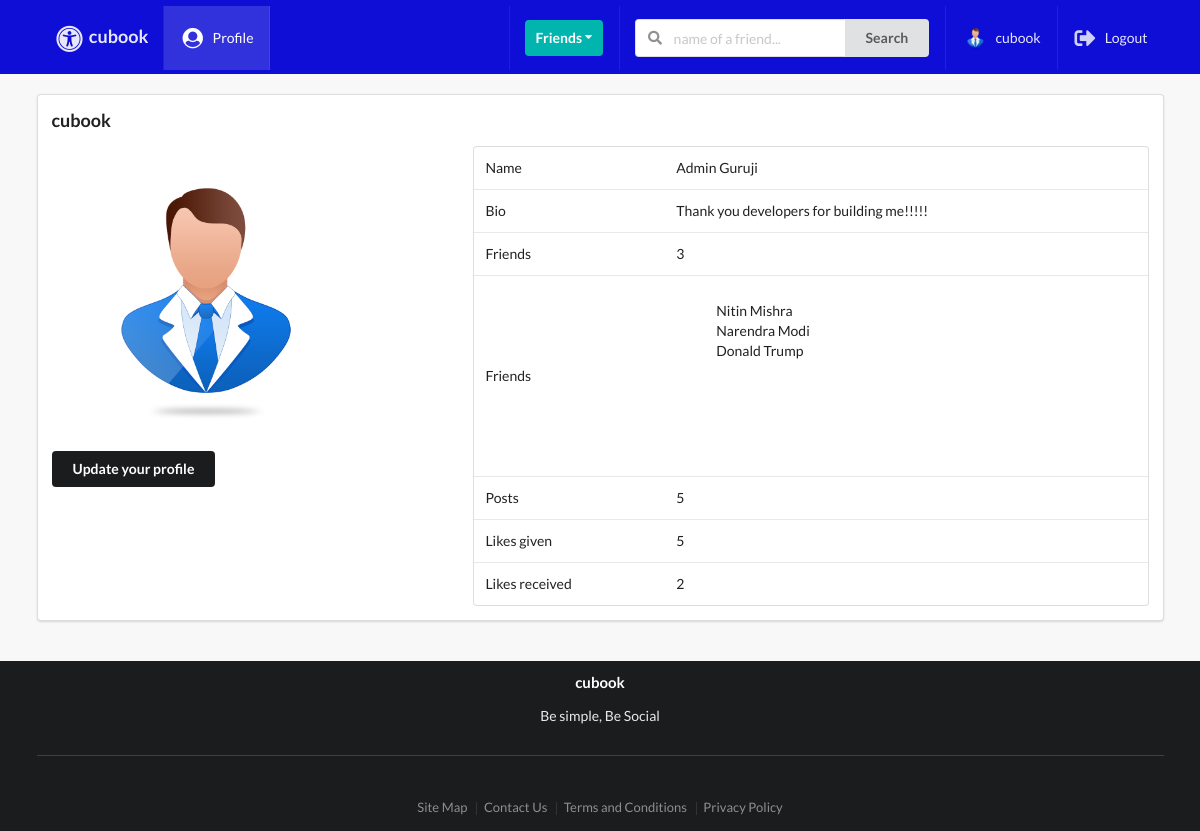
/profiles/myprofile/ (signed in), run on the app's committed database.
### profiles/models.py (models this page shows, shortened)
class Profile(models.Model):
    first_name = models.CharField(max_length=200, blank=True)
    last_name = models.CharField(max_length=200, blank=True)
    user = models.OneToOneField(User, on_delete=models.CASCADE)
    bio = models.TextField(default="User has no bio ", max_length=300)
    email = models.EmailField(max_length=200, blank=True)
    country = models.CharField(max_length=200, blank=True)
    avatar = models.ImageField(default='avatar.png', upload_to='avatars/')
    friends = models.ManyToManyField(User, blank=True, related_name='friends')
    slug = models.SlugField(unique=True, blank=True)
    updated = models.DateTimeField(auto_now=True)
    created = models.DateTimeField(auto_now_add=True)
    objects = ProfileManager()
    def get_friends(self):
        return self.friends.all()
    def get_friends_no(self):
        return self.friends.all().count()
    def get_posts_no(self):
        return self.posts.all().count()
    def get_likes_given_no(self):
        likes = self.like_set.all()
        total_liked = 0
        for item in likes:
            if item.value=='Like':
                total_liked += 1
        return total_liked
    def get_likes_recieved_no(self):
        posts = self.posts.all()
        total_liked = 0
        for item in posts:
            total_liked += item.liked.all().count()
        return total_liked
    __initial_first_name = None
    __initial_last_name = None
    def __init__(self, *args, **kwargs):
        super().__init__(*args, **kwargs)
        self.__initial_first_name = self.first_name
        self.__initial_last_name = self.last_name

### posts/models.py (models this page shows, shortened)
class Like(models.Model):
    user = models.ForeignKey(Profile, on_delete=models.CASCADE)
    post = models.ForeignKey(Post, on_delete=models.CASCADE)
    value = models.CharField(choices=LIKE_CHOICES, max_length=8)
    updated = models.DateTimeField(auto_now=True)
    created = models.DateTimeField(auto_now_add=True)

class Post(models.Model):
    content = models.TextField()
    image = models.ImageField(upload_to='posts',validators=[FileExtensionValidator(['png','jpg','jpeg','gif'])], blank=True)
    liked = models.ManyToManyField(Profile,blank = True,related_name = 'likes')
    updated = models.DateTimeField(auto_now = True)
    created = models.DateTimeField(auto_now_add = True)
    author = models.ForeignKey(Profile, on_delete = models.CASCADE,related_name='posts')
    class Meta:
        ordering = ('-created',)

### profiles/views.py (the view)
# urls.py: path('myprofile/',my_profile_view,name='my-profile-view'),
@login_required
def my_profile_view(request):
    profile = Profile.objects.get(user=request.user)
    form = ProfileModelForm(request.POST or None, request.FILES or None, instance=profile)
    confirm = False
    if request.method == 'POST':
        if form.is_valid():
            form.save()
            confirm = True
    context = {
        'profile': profile,
        'form': form,
        'confirm': confirm,
    }
    return render(request, 'profiles/myprofile.html', context)

### profiles/forms.py
class ProfileModelForm(forms.ModelForm):
    class Meta:
        model=Profile
        fields = ('first_name','last_name','bio','avatar')

### profiles/context_processors.py (called while the page is built)
def profile_pic(request):
    if request.user.is_authenticated:
        profile_obj = Profile.objects.get(user=request.user)
        pic = profile_obj.avatar
        return {'picture': pic}
    return{}

def invitations_received_no(request):
    if request.user.is_authenticated:
        profile_obj = Profile.objects.get(user=request.user)
        qs_count = Relationship.objects.invitations_received(profile_obj).count()
        return {'invites_num': qs_count}
    return{}

### profiles/models.py (called while the page is built)
    def invitations_received(self, receiver):
        qs = Relationship.objects.filter(receiver=receiver, status='send')
        return qs

### profiles/templates/profiles/myprofile.html (shortened to what this page needs)
{% extends 'base.html' %}
{% block content %}
<div class="ui segment">
    <h3>{{request.user}}</h3>
    <div class="ui grid">
        <div class='row'>
            <div class='six wide column'>
                <img class="ui medium rounded image" src={{profile.avatar.url}}>
                <div class="row mt-5">
                    <button class='ui secondary button' id='modal-btn'>Update your profile</button>
                </div>
            </div>
            <div class="ten wide column">
                <table class="ui table">
                    <tbody>
                        <tr>
                            <td>Name</td>
                            <td>{{profile.first_name}} {{profile.last_name}}</td>
                        </tr>
                        <tr>
                            <td>Bio</td>
                            <td>{{profile.bio}}</td>
                        </tr>
                        <tr>
                            <td>Friends</td>
                            <td>{{profile.get_friends_no}}</td>
                        </tr>
                        <tr>
                            <td>Friends</td>
                            <td>
                                <ul>
                                    {% for friend in profile.get_friends %}
                                    <div class="vertical-menu">
                                        <li>{{friend.first_name}} {{friend.last_name}}</li>
                                        {% endfor %}
                                    </div>
                                </ul>
                            </td>
                        </tr>
                        <tr>
                            <td>Posts</td>
                            <td>{{profile.get_posts_no}}</td>
                        </tr>
                        <tr>
                            <td>Likes given</td>
                            <td>{{profile.get_likes_given_no}}</td>
                        </tr>
                        <tr>
                            <td>Likes received</td>
                            <td>{{profile.get_likes_recieved_no}}</td>
                        </tr>
                    </tbody>
                </table>
            </div>
        </div>
    </div>
</div>
{% endblock content %}

### templates/base.html (shortened to what this page needs)
{% load static %}
<!doctype html>
<html lang="en">
  <head>
    <link rel="stylesheet" type="text/css" href= {% static 'style.css' %}>
    <link rel="stylesheet" type='text/css' href="https://cdnjs.cloudflare.com/ajax/libs/semantic-ui/2.2.14/semantic.min.css">
  </head>
  <body>
    {% include 'main/navbar.html' %}
    <br><br><br><br>
    <div class="ui container">
      {% block content %}
      {% endblock content %}
    </div>
    <br>
    <br>
    {% include 'main/footer.html' %}
  </body>
</html>

### templates/main/navbar.html (shortened to what this page needs)
{% url 'posts:main-post-view' as path_to_posts %}
{% url 'profiles:my-profile-view' as path_to_profile %}
<div class="ui fixed inverted menu nav mb-7">
    <div class="ui container">
        <a href="{{path_to_posts}}" class="{% if request.path == path_to_posts %}  {% endif %}item">
            <h3><i class="large universal access icon"></i>cubook</h3>
        </a>
        {% if request.user.is_authenticated %}
        <a href="{{path_to_profile}}" class="{% if request.path == path_to_profile %} active {% endif %}item">
            <i class="large user circle icon"></i> Profile
        </a>
        {% endif %}
        <div class="right menu">
            {% if request.user.is_authenticated %}
            <div class="item">
                <div class="ui floating dropdown icon button teal"> Friends
                  <i class="dropdown icon"></i>
                </div>
            </div>
                <div class="item">
                   <form action="" method="GET">
                        <div class="ui action left icon input">
                            <input class="prompt" type="text" name='q' placeholder="name of a friend...">
                            <button type='submit' class="ui button">Search</button>
                        </div>
                    </form>
                </div>
                <a href="{{path_to_profile}}" class="item">
                   <img src={{picture.url}} class="ui avatar image">&nbsp;{{ request.user }}
                </a>
                <a href="{% url 'account_logout' %}" class="ui item">
                 <i class="large sign out alternate icon"></i> Logout
                </a>
            {% else %}
            <a href="{% url 'account_login' %}" class="ui item">
                 <i class="large sign in alternate icon"></i> Login
            </a>
            {% endif %}
        </div>
    </div>
</div>

### templates/main/footer.html (shortened to what this page needs)
<div class="footer">
  <div class="ui inverted vertical footer segment">
    <div class="ui center aligned container">
      <div class="ui stackable inverted divided grid">
        <div class="sixteen wide column">
          <h4 class="ui inverted header">cubook</h4>
          <p>Be simple, Be Social</p>
        </div>
      </div>
      <div class="ui inverted section divider"></div>
      <div class="ui horizontal inverted small divided link list">
        <a class="item" href="#">Site Map</a>
        <a class="item" href="#">Contact Us</a>
        <a class="item" href="#">Terms and Conditions</a>
        <a class="item" href="#">Privacy Policy</a>
      </div>
    </div>
  </div>
</div>

### static_project/style.css (style rules this page uses)
body { background: #f8f8f8 !important; }
.nav { border-radius: 0px !important; padding: 6px 0 4px 0 !important; background-color: #0e0ed6 !important; }
.mb-7 { margin-bottom: 7px !important; }
.mt-5 { margin-top: 5px !important; }
.vertical-menu { width: 200px; height: 150px; overflow-y: auto; }

### templates/main/footer.html (style rules this page uses)
.footer { bottom: 0; left: 0; }

### data on the page
Profile: avatar (placeholder picture), first_name "Admin", last_name "Guruji", bio "Thank you developers for building me!!!!!", get_friends_no "3", get_posts_no "5", get_likes_given_no "5", get_likes_recieved_no "2"

### other printed values
{{ request.user }} "cubook"
{{ friend.first_name }} "Nitin"
{{ friend.last_name }} "Mishra"
{{ friend.first_name }} "Narendra"
{{ friend.last_name }} "Modi"
{{ friend.first_name }} "Donald"
{{ friend.last_name }} "Trump"
